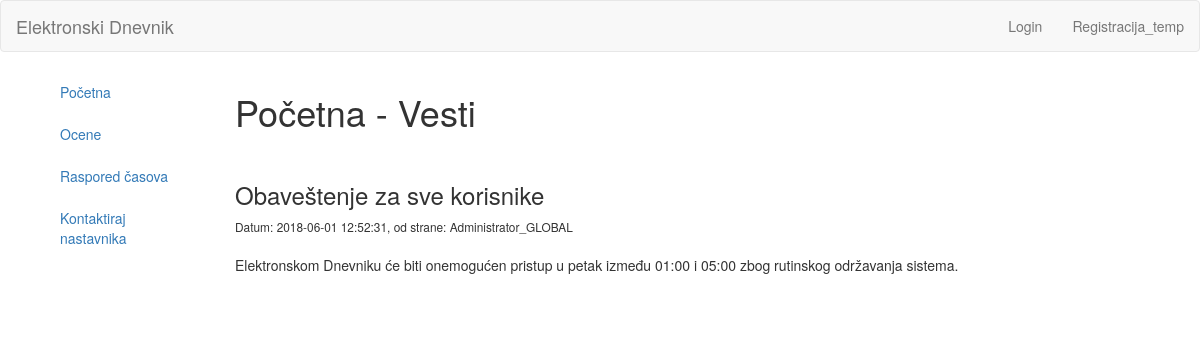
The page /index.php/ucenik on the database its author committed.
### tables this page shows
CREATE TABLE `vesti` (
  `id` int(11) NOT NULL,
  `naslov` varchar(255) NOT NULL,
  `text` text NOT NULL,
  `userLevel` varchar(30) NOT NULL,
  `skolaId` int(11) NOT NULL,
  `timestamp` timestamp NOT NULL DEFAULT CURRENT_TIMESTAMP
);

### application/controllers/Ucenik.php (called while the page is built, shortened)
<?php
	class Ucenik extends CI_Controller{
		public function index(){
			$data['title'] = 'Početna - Vesti';
			$data['vesti'] = $this->Ucenik_model->getVestiAdmin();
			$data['vestiSkola'] = $this->Ucenik_model->getVesti($this->Ucenik_model->getSkolaId($this->session->userdata('user_id')));
			$this->load->view('templates/header');
			$this->load->view('ucenik/index', $data);
			$this->load->view('templates/footer');
		}
	}

### index.php (called while the page is built, shortened)
<?php
require_once BASEPATH.'core/CodeIgniter.php';

### application/models/Ucenik_model.php (called while the page is built, shortened)
<?php
	class Ucenik_model extends CI_Model{
		public function getVestiAdmin(){
			$this->db->where('skolaId', 0);
			$query = $this->db->get('vesti');
			return $query->result_array();
		}
		public function getVesti($id){
			$this->db->where('skolaId', $id);
			$query = $this->db->get('vesti');
			return $query->result_array();
		}
		public function getSkolaId($id){
			$this->db->where('id', $id);
			$result = $this->db->get('ucenik');
			return $result->row(0)->skolaId;
		}
	}

### application/views/ucenik/index.php (the view, shortened to what this page needs)
<div class="col col-lg-2 col-md-3 col-sm-3 col-xs-12 left-container">
	<div class="tm-left-inner-container">
		<ul class="nav nav-stacked css-nav">
			<li><a href="<?php echo base_url(); ?>ucenik">Početna</a></li>
			<li><a href="<?php echo base_url(); ?>ucenik/ocene">Ocene</a></li>
			<li><a href="<?php echo base_url(); ?>ucenik/raspored">Raspored časova</a></li>
			<li><a href="<?php echo base_url(); ?>ucenik/kontakt">Kontaktiraj nastavnika</a></li>
		</ul>
	</div>
</div>
<div class="col col-lg-8 col-md-7 col-sm-7 col-xs-12 right-container">
	<div class="tm-right-inner-container">
		<h1><?php echo $title; ?></h1>
		<br>
		<?php foreach($vesti as $vest): ?>
			<h3><?php echo $vest['naslov']; ?></h3>
			<small>Datum: <?php echo $vest['timestamp']; ?>, od strane: <?php echo ucfirst($vest['userLevel']); ?></small><br><br>
			<?php echo $vest['text']; ?>
			<br><br>
		<?php endforeach; ?>
		<br>
	</div>
</div>

### rows shown on the page
vesti: naslov "Obaveštenje za sve korisnike", timestamp "2018-06-01 12:52:31", userLevel "Administrator_GLOBAL", text "Elektronskom Dnevniku će biti onemogućen pristup u petak između 01:00 i 05:00 zbog rutinskog održavanja sistema."

### other values the page prints
$title "Početna - Vesti"
